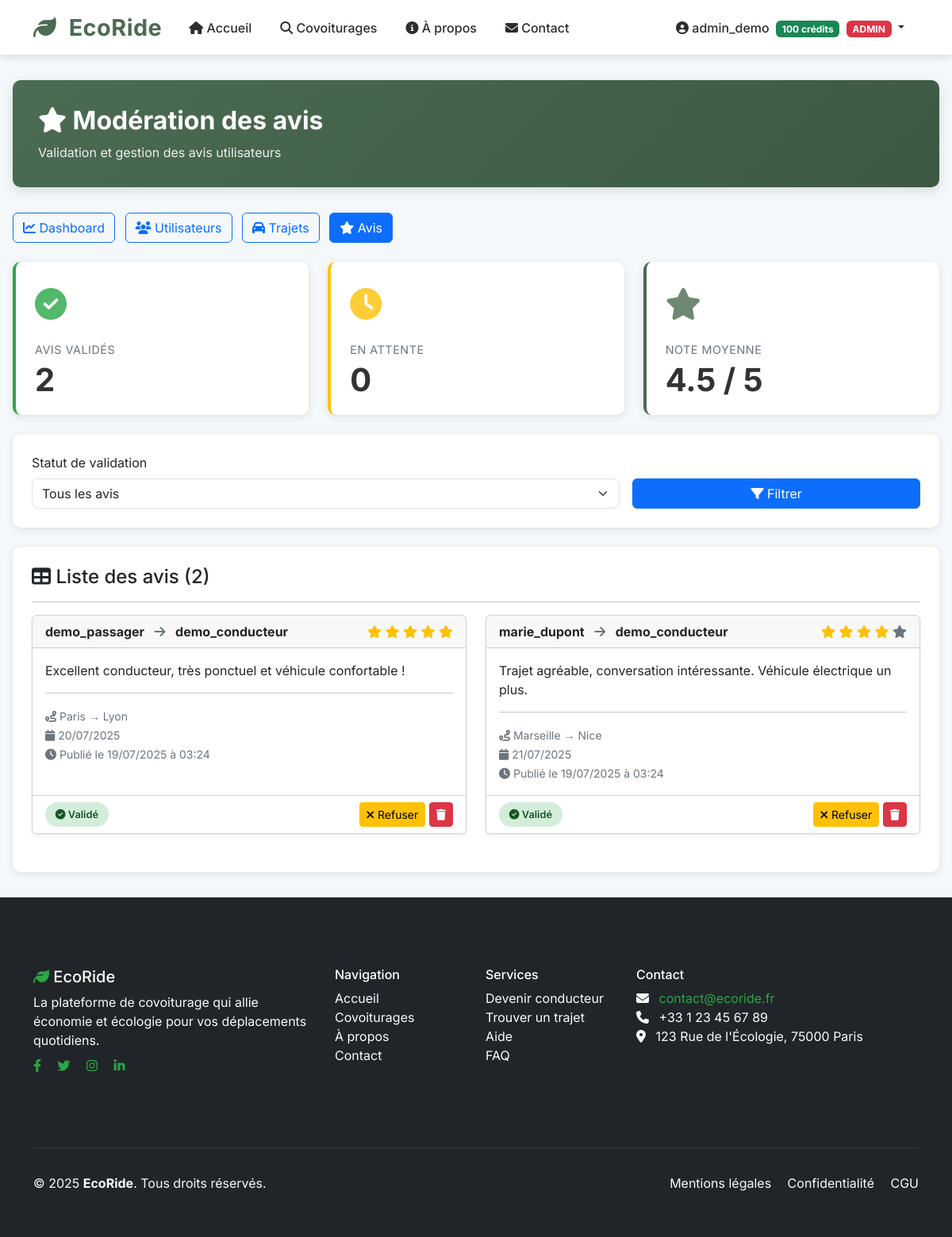
Screenshot of /?page=admin-reviews (signed in) with the database file from the repository.
### tables this page shows
CREATE TABLE reviews (
    id INT AUTO_INCREMENT PRIMARY KEY,
    trip_id INT NOT NULL,                             
    reviewer_id INT NOT NULL,                         
    reviewed_id INT NOT NULL,                         
    rating INT CHECK (rating BETWEEN 1 AND 5),       
    comment TEXT,                                     
    created_at TIMESTAMP DEFAULT CURRENT_TIMESTAMP,
    is_validated BOOLEAN DEFAULT FALSE,               
    FOREIGN KEY (trip_id) REFERENCES trips (id) ON DELETE CASCADE,
    FOREIGN KEY (reviewer_id) REFERENCES users (id) ON DELETE CASCADE,
    FOREIGN KEY (reviewed_id) REFERENCES users (id) ON DELETE CASCADE
);

CREATE TABLE users (
    id INT AUTO_INCREMENT PRIMARY KEY,
    username VARCHAR(50) NOT NULL UNIQUE,            
    email VARCHAR(100) NOT NULL UNIQUE,              
    password VARCHAR(255) NOT NULL,                  
    phone VARCHAR(20),                                
    credits INT DEFAULT 20,                           
    role ENUM(                                        
        'passenger',                                  
        'driver',                                     
        'admin'                                       
    ) DEFAULT 'passenger',
    created_at TIMESTAMP DEFAULT CURRENT_TIMESTAMP,  
    is_active BOOLEAN DEFAULT TRUE                    
);

CREATE TABLE trips (
    id INT AUTO_INCREMENT PRIMARY KEY,
    driver_id INT NOT NULL,                           
    vehicle_id INT NOT NULL,                          
    departure_city VARCHAR(100) NOT NULL,             
    arrival_city VARCHAR(100) NOT NULL,               
    departure_time DATETIME NOT NULL,                 
    available_seats INT NOT NULL,                     
    price_per_seat DECIMAL(5, 2) NOT NULL,           
    preferences TEXT,                                 
    status ENUM(                                      
        'active',                                     
        'completed',                                  
        'cancelled'                                   
    ) DEFAULT 'active',
    created_at TIMESTAMP DEFAULT CURRENT_TIMESTAMP,
    updated_at TIMESTAMP NULL ON UPDATE CURRENT_TIMESTAMP,  
    FOREIGN KEY (driver_id) REFERENCES users (id) ON DELETE CASCADE,
    FOREIGN KEY (vehicle_id) REFERENCES vehicles (id) ON DELETE CASCADE
);

### pages/admin-reviews.php (the view, shortened to what this page needs)
<?php
require_once __DIR__ . '/../config/database.php';
class Review
{
    public static function getStats($pdo)
    {
        $stats = [];
        try {
            $stmt = $pdo->query("SELECT COUNT(*) FROM reviews WHERE is_validated = 1");
            $stats['validated'] = (int)$stmt->fetchColumn();
            $stmt = $pdo->query("SELECT COUNT(*) FROM reviews WHERE is_validated = 0");
            $stats['pending'] = (int)$stmt->fetchColumn();
            $stmt = $pdo->query("SELECT AVG(rating) FROM reviews WHERE is_validated = 1");
            $avg = $stmt->fetchColumn();
            $stats['average_rating'] = $avg ? round($avg, 1) : 0;
        } catch (Exception $e) {
            $stats = ['validated' => 0, 'pending' => 0, 'average_rating' => 0];
        }
        return $stats;
    }
    public static function getAll($pdo, $filter_status = '')
    {
        $sql = "SELECT r.*,
                       reviewer.username as reviewer_name,
                       reviewer.email as reviewer_email,
                       reviewed.username as reviewed_name,
                       t.departure_city,
                       t.arrival_city,
                       t.departure_time
                FROM reviews r
                JOIN users reviewer ON r.reviewer_id = reviewer.id
                JOIN users reviewed ON r.reviewed_id = reviewed.id
                JOIN trips t ON r.trip_id = t.id
                WHERE 1=1";
        $params = [];
        $sql .= " ORDER BY r.created_at DESC";
        $stmt = $pdo->prepare($sql);
        $stmt->execute($params);
        return $stmt->fetchAll(PDO::FETCH_ASSOC);
    }
}
$filter_status = $_GET['filter_status'] ?? '';
$reviewStats = Review::getStats($pdo);
$validated_reviews = $reviewStats['validated'];
$pending_reviews = $reviewStats['pending'];
$average_rating = $reviewStats['average_rating'];
$reviews = Review::getAll($pdo, $filter_status);
?>
<div class="admin-container">
    <div class="admin-header">
        <h1><i class="fas fa-star"></i> Modération des avis</h1>
        <p class="subtitle">Validation et gestion des avis utilisateurs</p>
    </div>
    <div class="mb-4">
        <a href="?page=admin-dashboard" class="btn btn-outline-primary me-2">
            <i class="fas fa-chart-line"></i> Dashboard
        </a>
        <a href="?page=admin-users" class="btn btn-outline-primary me-2">
            <i class="fas fa-users"></i> Utilisateurs
        </a>
        <a href="?page=admin-trips" class="btn btn-outline-primary me-2">
            <i class="fas fa-car"></i> Trajets
        </a>
        <a href="?page=admin-reviews" class="btn btn-primary me-2">
            <i class="fas fa-star"></i> Avis
        </a>
    </div>
    <div class="stats-grid mb-4">
        <div class="stat-card success">
            <div class="icon success"><i class="fas fa-check-circle"></i></div>
            <div class="label">Avis Validés</div>
            <div class="value"><?= $validated_reviews ?></div>
        </div>
        <div class="stat-card warning">
            <div class="icon warning"><i class="fas fa-clock"></i></div>
            <div class="label">En Attente</div>
            <div class="value"><?= $pending_reviews ?></div>
        </div>
        <div class="stat-card primary">
            <div class="icon primary"><i class="fas fa-star"></i></div>
            <div class="label">Note Moyenne</div>
            <div class="value"><?= $average_rating ?> / 5</div>
        </div>
    </div>
    <div class="admin-filters">
        <form method="GET" class="row g-3">
            <div class="col-md-8">
                <label class="form-label">Statut de validation</label>
                <select class="form-select" name="filter_status">
                    <option value="">Tous les avis</option>
                </select>
            </div>
            <div class="col-md-4">
                <label class="form-label">&nbsp;</label>
                <button type="submit" class="btn btn-primary w-100">
                    <i class="fas fa-filter"></i> Filtrer
                </button>
            </div>
        </form>
    </div>
    <div class="admin-table-container">
        <h4><i class="fas fa-table"></i> Liste des avis (<?= count($reviews) ?>)</h4>
        <hr>
        <?php if (empty($reviews)): ?>
            <p class="text-center text-muted py-4">Aucun avis trouvé.</p>
        <?php else: ?>
            <div class="row">
                <?php foreach ($reviews as $review): ?>
                    <div class="col-md-6 mb-4">
                        <div class="card h-100 shadow-sm">
                            <div class="card-header d-flex justify-content-between align-items-center">
                                <div>
                                    <strong><?= htmlspecialchars($review['reviewer_name']) ?></strong>
                                    <i class="fas fa-arrow-right text-muted mx-2"></i>
                                    <strong><?= htmlspecialchars($review['reviewed_name']) ?></strong>
                                </div>
                                <div>
                                    <?php for ($i = 1; $i <= 5; $i++): ?>
                                        <i class="fas fa-star <?= $i <= $review['rating'] ? 'text-warning' : 'text-muted' ?>"></i>
                                    <?php endfor; ?>
                                </div>
                            </div>
                            <div class="card-body">
                                <p class="card-text"><?= htmlspecialchars($review['comment']) ?></p>
                                <hr>
                                <small class="text-muted">
                                    <i class="fas fa-route"></i>
                                    <?= htmlspecialchars($review['departure_city']) ?> → <?= htmlspecialchars($review['arrival_city']) ?>
                                    <br>
                                    <i class="fas fa-calendar"></i>
                                    <?= date('d/m/Y', strtotime($review['departure_time'])) ?>
                                    <br>
                                    <i class="fas fa-clock"></i>
                                    Publié le <?= date('d/m/Y à H:i', strtotime($review['created_at'])) ?>
                                </small>
                            </div>
                            <div class="card-footer bg-white d-flex justify-content-between align-items-center">
                                <div>
                                    <?php if ($review['is_validated']): ?>
                                        <span class="status-badge active">
                                            <i class="fas fa-check-circle"></i> Validé
                                        </span>
                                    <?php else: ?>
                                        <span class="status-badge pending">
                                            <i class="fas fa-clock"></i> En attente
                                        </span>
                                    <?php endif; ?>
                                </div>
                                <div>
                                    <?php if (!$review['is_validated']): ?>
                                        <a href="?page=admin-reviews&action=validate&review_id=<?= $review['id'] ?>"
                                            class="btn btn-sm btn-success"
                                            onclick="return confirm('Valider cet avis ?')">
                                            <i class="fas fa-check"></i> Valider
                                        </a>
                                    <?php else: ?>
                                        <a href="?page=admin-reviews&action=reject&review_id=<?= $review['id'] ?>"
                                            class="btn btn-sm btn-warning"
                                            onclick="return confirm('Refuser cet avis ?')">
                                            <i class="fas fa-times"></i> Refuser
                                        </a>
                                    <?php endif; ?>
                                    <a href="?page=admin-reviews&action=delete&review_id=<?= $review['id'] ?>"
                                        class="btn btn-sm btn-danger"
                                        onclick="return confirm('⚠️ SUPPRIMER définitivement cet avis ?')">
                                        <i class="fas fa-trash"></i>
                                    </a>
                                </div>
                            </div>
                        </div>
                    </div>
                <?php endforeach; ?>
            </div>
        <?php endif; ?>
    </div>
</div>

### assets/css/style.css (style rules this page uses)
body { font-family: 'Inter', sans-serif; background-color: #F5F8FA; margin: 0; padding: 0; }

### assets/css/admin.css (style rules this page uses)
.admin-container { max-width: 1400px; margin: 0 auto; padding: 2rem 1rem; }
.admin-header { background: linear-gradient(135deg, #4B6B52 0%, #3d5943 100%); color: white; padding: 2rem; border-radius: 10px; margin-bottom: 2rem; box-shadow: 0 4px 15px rgba(75, 107, 82, 0.2); }
.admin-header h1 { margin: 0; font-size: 2rem; font-weight: 700; }
.admin-header .subtitle { margin: 0.5rem 0 0 0; opacity: 0.9; font-size: 1rem; }
.stats-grid { display: grid; grid-template-columns: repeat(auto-fit, minmax(250px, 1fr)); gap: 1.5rem; margin-bottom: 2rem; }
.stat-card { background: white; border-radius: 10px; padding: 1.5rem; box-shadow: 0 2px 10px rgba(0, 0, 0, 0.1); transition: transform 0.3s ease, box-shadow 0.3s ease; border-left: 4px solid transparent; }
.stat-card.primary { border-left-color: #4B6B52; }
.stat-card.success { border-left-color: #28a745; }
.stat-card.warning { border-left-color: #ffc107; }
.stat-card .icon { font-size: 2.5rem; opacity: 0.8; margin-bottom: 1rem; }
.stat-card .icon.primary { color: #4B6B52; }
.stat-card .icon.success { color: #28a745; }
.stat-card .icon.warning { color: #ffc107; }
.stat-card .label { font-size: 0.9rem; color: #6c757d; text-transform: uppercase; letter-spacing: 0.5px; margin-bottom: 0.5rem; }
.stat-card .value { font-size: 2.5rem; font-weight: 700; color: #333; line-height: 1; }
.admin-table-container { background: white; border-radius: 10px; padding: 1.5rem; box-shadow: 0 2px 10px rgba(0, 0, 0, 0.1); overflow-x: auto; }
.status-badge { padding: 0.35rem 0.8rem; border-radius: 20px; font-size: 0.8rem; font-weight: 600; display: inline-block; }
.status-badge.active { background: #d4edda; color: #155724; }
.admin-filters { background: white; border-radius: 10px; padding: 1.5rem; margin-bottom: 1.5rem; box-shadow: 0 2px 10px rgba(0, 0, 0, 0.1); }
.admin-filters .form-control, .admin-filters .form-select { border-radius: 8px; border: 1px solid #dee2e6; }
.admin-container > * { animation: fadeIn 0.5s ease-out; }
.text-muted { color: #6c757d !important; }
.text-warning { color: #ffc107 !important; }
.mb-4 { margin-bottom: 1.5rem !important; }

### rows the page displays
reviews: reviewer.username "demo_passager", reviewed.username "demo_conducteur", rating 5 (drawn), comment "Excellent conducteur, très ponctuel et véhicule confortable !", trip.departure_city "Paris", trip.arrival_city "Lyon", trip.departure_time "20/07/2025", created_at "19/07/2025 à 03:24", is_validated 1 (drawn)
reviews: reviewer.username "marie_dupont", reviewed.username "demo_conducteur", rating 4 (drawn), comment "Trajet agréable, conversation intéressante. Véhicule électrique un plus.", trip.departure_city "Marseille", trip.arrival_city "Nice", trip.departure_time "21/07/2025", created_at "19/07/2025 à 03:24", is_validated 1 (drawn)

### other values shown
$user['username'] "admin_demo"
$user['credits'] "100"
$validated_reviews "2"
$pending_reviews "0"
$average_rating "4.5"
count($reviews) "2"
